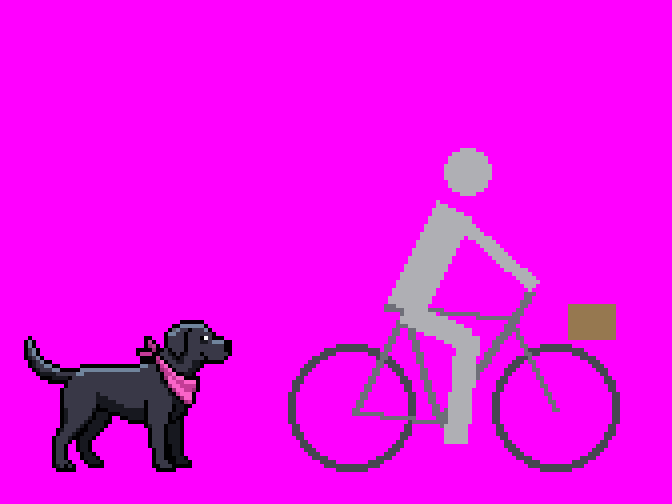
#> input picture art/source/blockouts/rw_cyclist_adult_8x.png, 1344 x 1008 px (shown at 1/2 size)
$ python cut.py ../../blockouts/rw_cyclist_adult_8x.png ../../blockouts/rw_cyclist_adult_8x.png
#> lines starting #> are read from the running program, lines starting #| are printed output that depends on the picture; after the words box and inside, x2 and y2 are one past the last pixel; in counts of white or black regions, pixels touching at a corner belong together
# key out the magenta background and cut every piece by connected alpha (pieces closer than `gap` px merge)
import sys, json, numpy as np
from PIL import Image, ImageDraw
from scipy import ndimage
def key(im):
    a = np.array(im.convert('RGB')).astype(int)
    r,g,b = a[...,0],a[...,1],a[...,2]
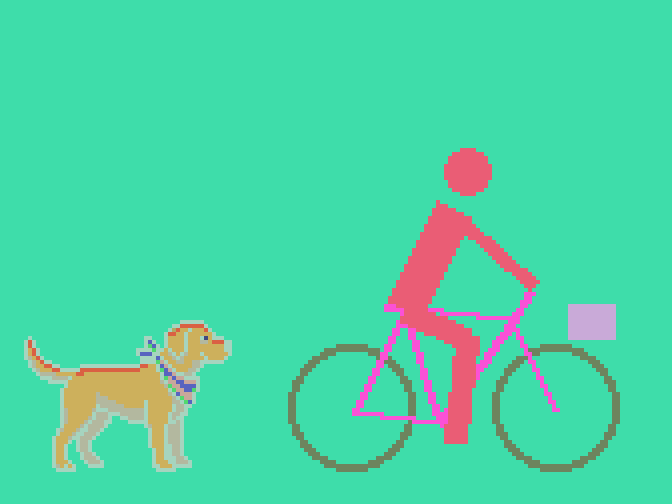
#> r: shape (1008, 1344) int64 (shown at 1/2 size); 14 distinct labels, from 1 to 255; one colour per label, 0 black
#> g: shape (1008, 1344) int64; 14 distinct labels, from 0 to 249
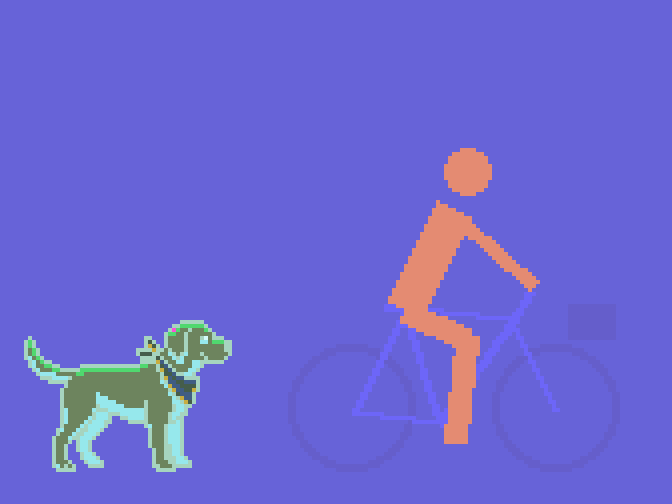
#> b: shape (1008, 1344) int64 (shown at 1/2 size); 13 distinct labels, from 2 to 255; one colour per label, 0 black
    mag = (r > 150) & (b > 150) & (g < 110) & (abs(r-b) < 90)
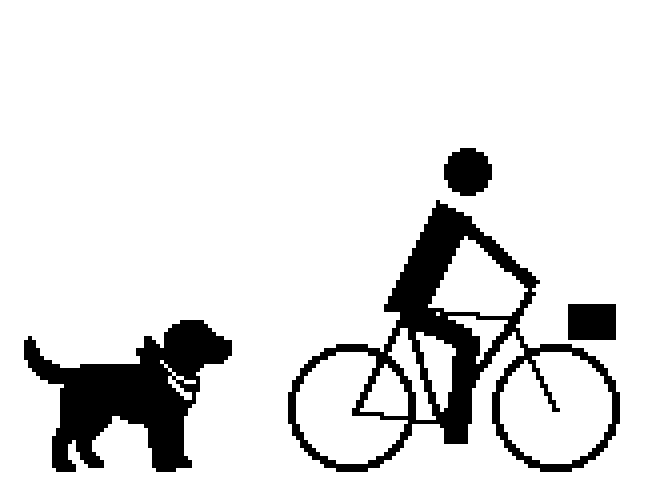
#> mag: shape (1008, 1344) bool (shown at 1/2 size); 88.9% white; 4 black regions, box (x1, y1, x2, y2) and area: (576, 400, 1240, 944) 76864, (48, 640, 464, 944) 59776, (888, 296, 984, 392) 7168, (1136, 608, 1232, 680) 6912
    rgba = np.dstack([a, np.where(mag, 0, 255)]).astype(np.uint8)
    return rgba
def cut(rgba, gap=1):
#> called with gap = 1
    op = rgba[...,3] > 0
    grow = ndimage.binary_dilation(op, iterations=gap) if gap else op
#> grow: shape (1008, 1344) bool; 11.9% white; 4 white regions, box (x1, y1, x2, y2) and area: (575, 399, 1241, 945) 84795, (47, 639, 465, 945) 62247, (887, 295, 985, 393) 7540, (1135, 607, 1233, 681) 7248
    lab, n = ndimage.label(grow, structure=np.ones((3,3)))
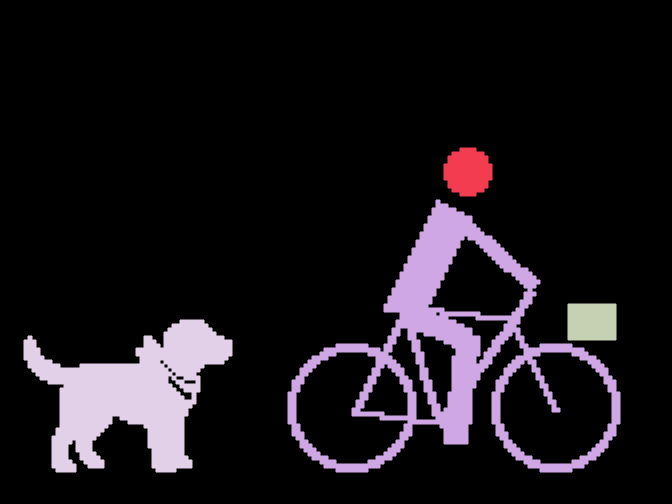
#> lab: shape (1008, 1344) int32 (shown at 1/2 size); 5 distinct labels, from 0 to 4; one colour per label, 0 black
#> n = 4
    boxes = []
    for i, sl in enumerate(ndimage.find_objects(lab)):
        m = (lab[sl] == i+1) & op[sl]
        ys, xs = np.nonzero(m)
        if len(ys) < 6: continue
        y0, x0 = sl[0].start + ys.min(), sl[1].start + xs.min()
        y1, x1 = sl[0].start + ys.max() + 1, sl[1].start + xs.max() + 1
        boxes.append((int(x0), int(y0), int(x1), int(y1)))
#> this loop made 4 passes
#> (y0, x0, y1, x1) on passes 1 to 4: (296, 888, 392, 984), (400, 576, 944, 1240), (608, 1136, 680, 1232), (640, 48, 944, 464)
#> pass 1, in cut, `m = (lab[sl] == i+1) & op[sl]`:
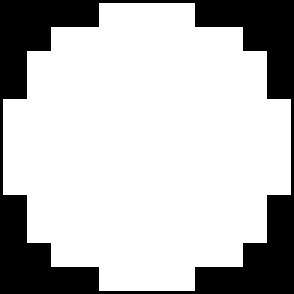
#> m: shape (98, 98) bool (shown 3 times larger); 74.6% white; 1 black region, box (x1, y1, x2, y2) and area: (0, 0, 98, 98) 2436
#> after the loop:
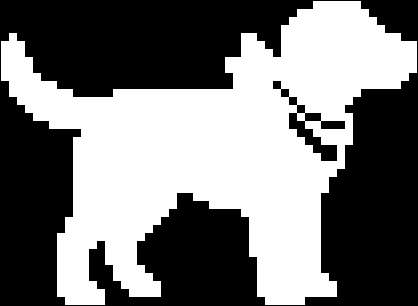
#> m: shape (306, 418) bool; 46.7% white; 1 white region, box (x1, y1, x2, y2) and area: (1, 1, 417, 305) 59776
#> after the loop, boxes = [(888, 296, 984, 392), (576, 400, 1240, 944), (1136, 608, 1232, 680), (48, 640, 464, 944)]
    # reading order: rows by y centre
    boxes.sort(key=lambda b: (round(((b[1]+b[3])/2)/12), b[0]))
    return boxes
if __name__ == "__main__":
    src, out = sys.argv[1], sys.argv[2]
    rgba = key(Image.open(src)); boxes = cut(rgba)
#> after `boxes = cut(rgba)`: boxes = [(888, 296, 984, 392), (1136, 608, 1232, 680), (576, 400, 1240, 944), (48, 640, 464, 944)]
    Image.fromarray(rgba).save(out + "_keyed.png")
    json.dump(boxes, open(out + "_boxes.json", "w"))
    S = 4; im = Image.fromarray(rgba).resize((rgba.shape[1]*S, rgba.shape[0]*S), Image.NEAREST)
    bg = Image.new('RGBA', im.size, (40,44,60,255)); bg.alpha_composite(im); d = ImageDraw.Draw(bg)
#> after `bg.alpha_composite(im)`:
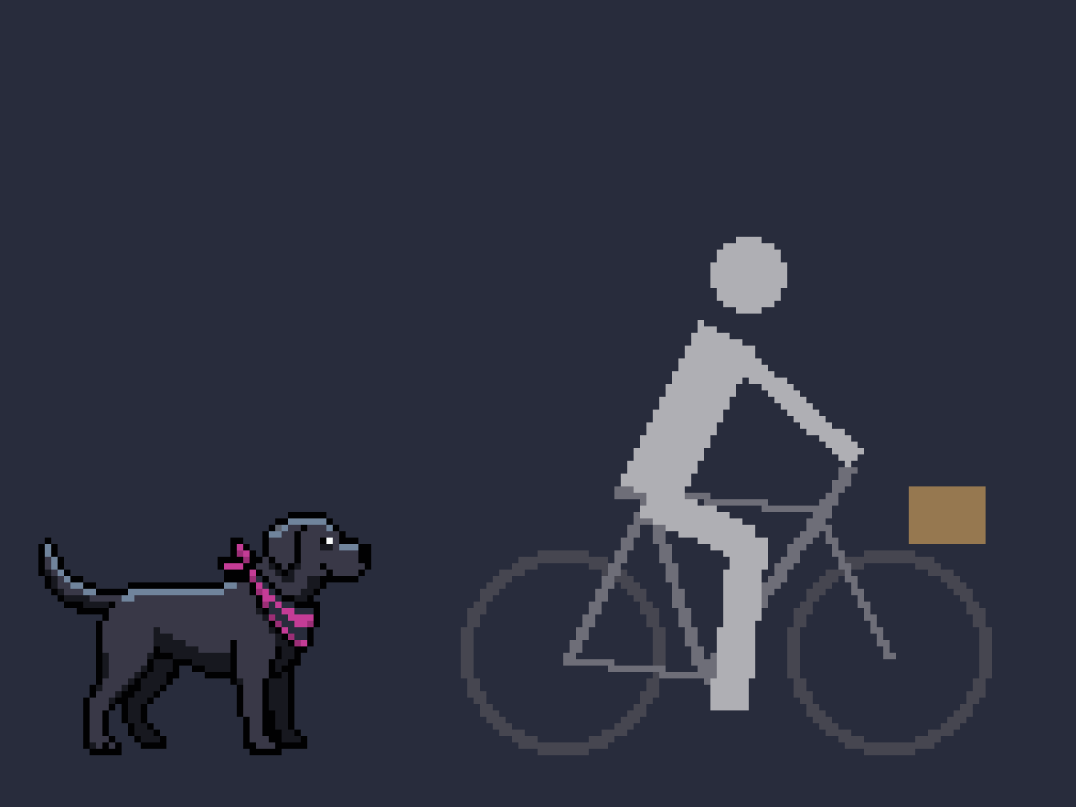
#> bg: PIL image 5376x4032 RGBA (shown at 1/5 size); mean R, G, B, A 46.4, 49.7, 64.7, 255
    for i,(x0,y0,x1,y1) in enumerate(boxes):
        d.rectangle([x0*S-1,y0*S-1,x1*S,y1*S], outline=(0,255,120)); d.text((x0*S+1,y0*S+1), str(i), fill=(255,255,255))
#> this loop made 4 passes
    bg.save(out + "_index.png"); print(len(boxes), "pieces")
#| 4 pieces
